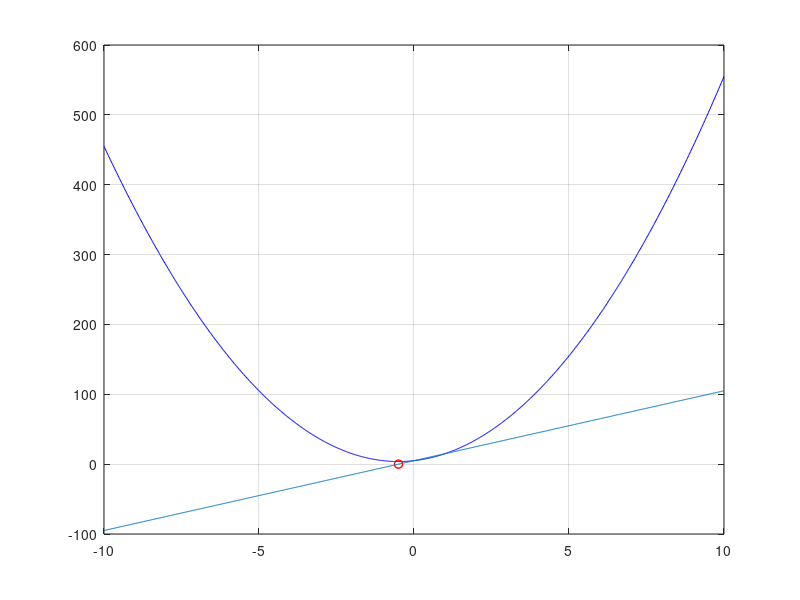

This chart was generated by the following MATLAB code:
% RESENI KVADRATICKYCH ROVNIC

clear all;
clc;

disp('Kvadraticka rovnice je tvaru ax^2+bx+c=0.')                   % vypsani zadani
disp('-----------------------------------------')

a=input('Zadejte koeficient a: ');                                  % zadani koeficientu kvadraticke rovnice                            
b=input('Zadejte koeficient b: ');
c=input('Zadejte koeficient c: ');

fprintf('Bylo zadano: %3.1fx^2+%3.1fx+%3.1f=0 \n\n',[a,b,c])        % vystup zadane rovnice

p=[a,b,c];
koreny=roots(p);                                                    % vypocet korenu kvadraticke rovnice

disp('Koreny kvadraticke rovnice')
disp(koreny)

x=linspace(-10,10,1000);                                            % vykresleni kvadraticke rovnice
y=polyval(p,x);

plot(x,y,'b');

grid on;
hold on;

plot(koreny,zeros(1,2),'ro');                                       % vykresleni korenu

dp=polyder(p);
dy=polyval(dp,x);
plot(x,dy);                                                         % vykresleni derivace